Frame 1 (no input): blank canvas, image omitted
Frame 60 (no input): blank canvas, image omitted
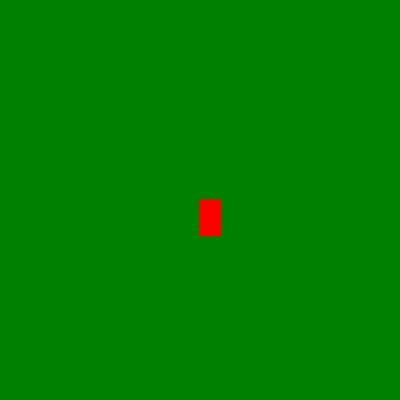
Frame 120 (the mouse pressed at the canvas centre since frame 60)

The p5.js sketch whose frames 1 and 60 were blank and that drew this single picture after the mouse press (run headless with seeded random() and noise() and a simulated clock; from frame 60 on, the mouse is pressed at the canvas centre):

// p5.js sketch
// ── sketch.js
function setup() {
  createCanvas(400, 400);
  background("green");
}

function draw() {
  stroke("red")
fill ("red");
  
   if (mouseIsPressed){
  rect(mouseX, mouseY, 20, 35)   
} 
}
